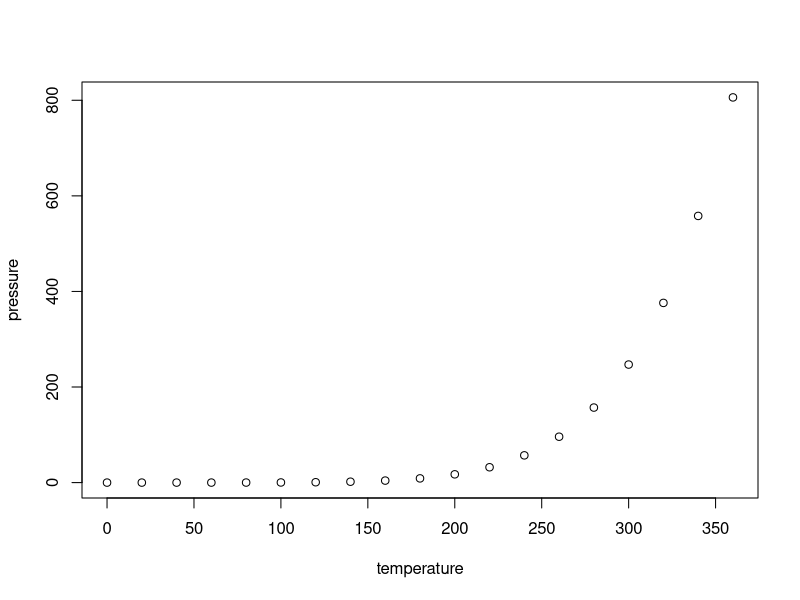
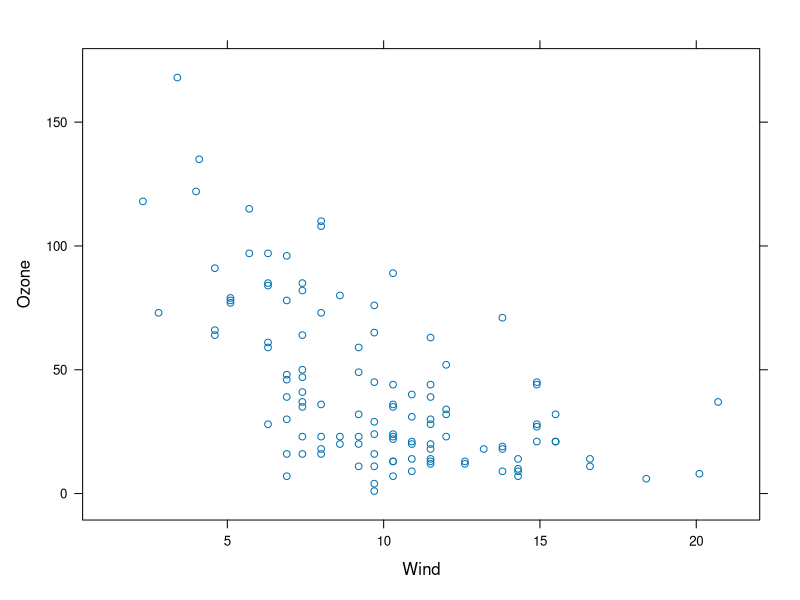
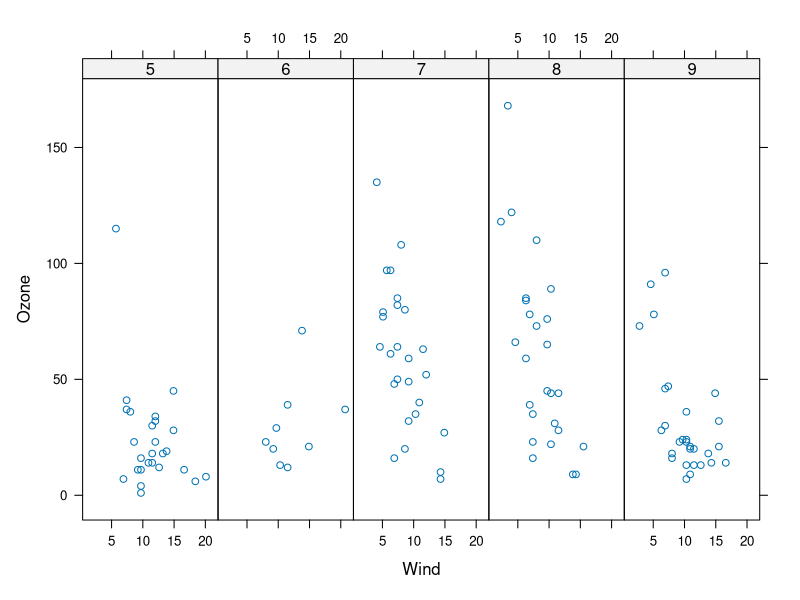
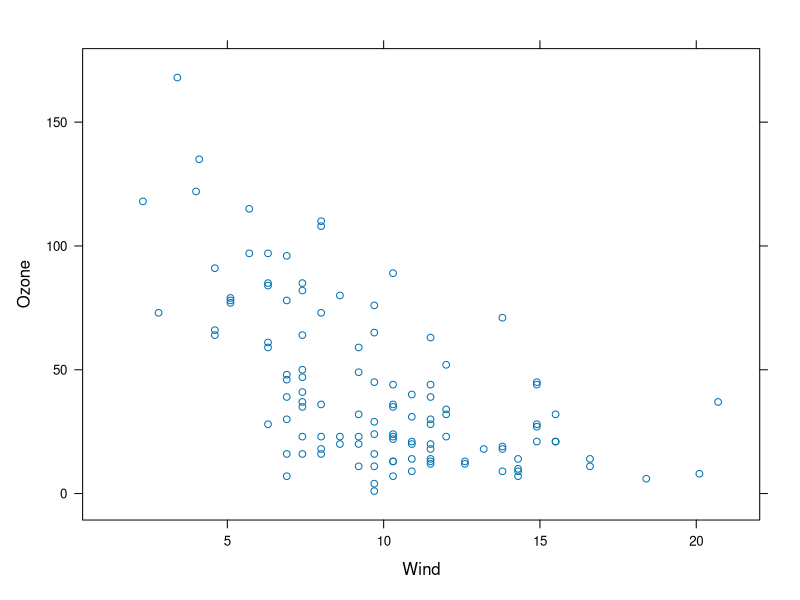
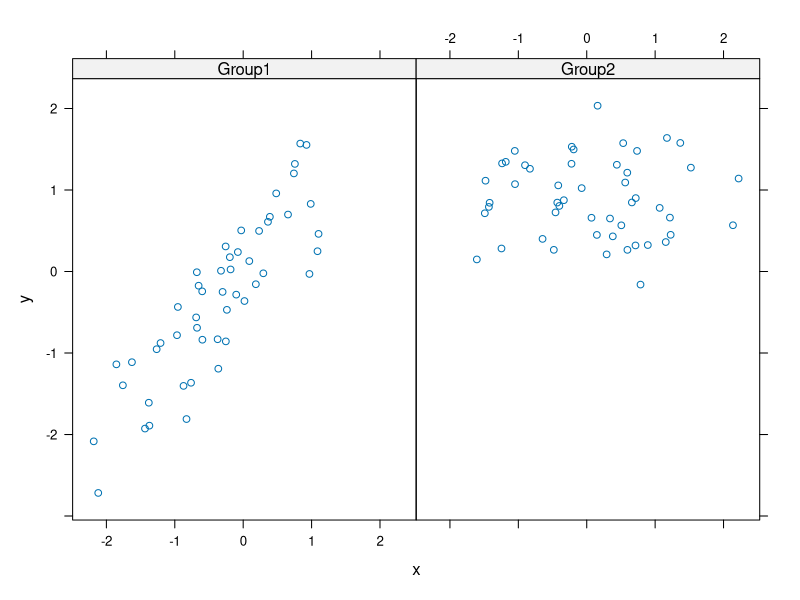
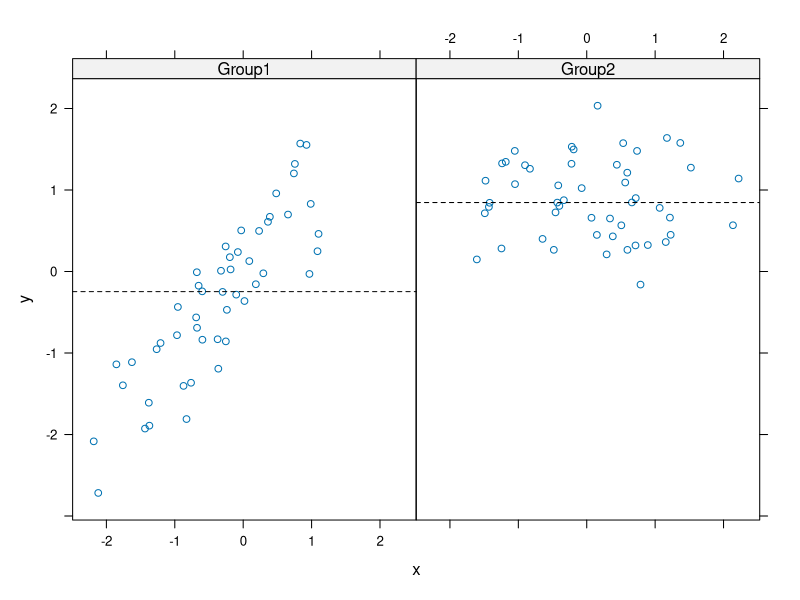
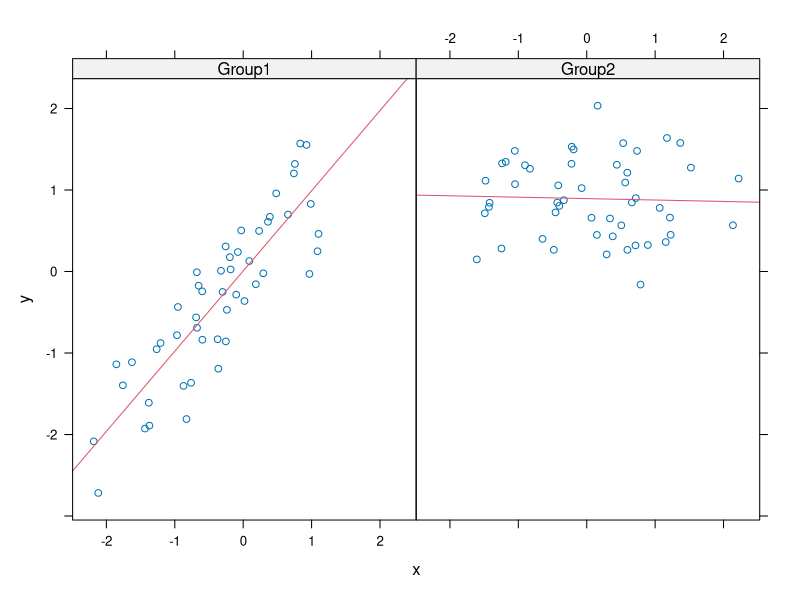
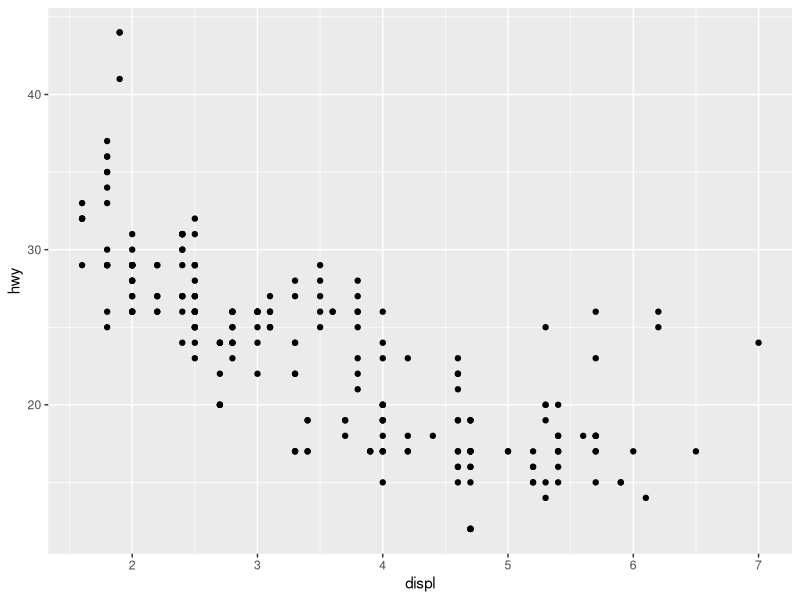

Here is the R script that generated these plots, in order: (Note: this script raises an error after producing the figures.)
## ---- chunk 1
knitr::opts_chunk$set(echo = TRUE)
## ---- chunk 2
summary(cars)
## ---- chunk 3
plot(pressure)
## ---- chunk 4
library(lattice)
library(datasets)
xyplot(Ozone ~ Wind , data = airquality)

## ---- chunk 5
airquality <- transform(airquality, Month = factor(Month))
xyplot(Ozone ~ Wind | Month, data = airquality, layout = c(5, 1))
## ---- chunk 6
p <- xyplot(Ozone ~ Wind, data = airquality)
#nothing happens
print(p)
#plot appears
## ---- chunk 7
set.seed(10)
x <- rnorm(100)
f <- rep(0:1, each = 50)
y <- x + f - f * x + rnorm(100, sd = 0.5)
f <- factor(f, labels = c("Group1", "Group2"))
xyplot(y ~ x | f, layout = c(2,1))
## ---- chunk 8
#Custom panel function
xyplot(y ~ x|f, panel = function(x, y, ...){
        panel.xyplot(x, y, ...) # First call default panel function
        panel.abline(h = median(y), lty = 2) #Add a horizontal line at the median
})
## ---- chunk 9
xyplot(y ~ x|f, panel = function(x, y, ...){
        panel.xyplot(x, y, ...) # First call default panel function
        panel.lmline(x, y, col = 2) #overlay a simple linear regression line
})
## ---- chunk 10
library(ggplot2)
## ---- chunk 11
library(ggplot2)
str(mpg)
## ---- chunk 12
qplot(displ, hwy, data = mpg)
## ---- chunk 13
qplot(displ, hwy, data = mpg, color = drv)

## ---- chunk 14
qplot(displ, hwy, data = mpg, geom = c("point", "smooth"))
## ---- chunk 15
qplot(hwy, data = mpg, fill = drv)
#plotting histograms by specifying only one variable
## ---- chunk 16
qplot(displ, hwy, data = mpg, facets = .~drv)
#if you don't want to look at the same graph with different
#colour data, you can separate the data into different facets
## ---- chunk 17
qplot(hwy, data = mpg, facets = drv ~ ., binwidth = 2)
## ---- chunk 18
xyplot(Ozone ~ Wind | as.factor(Month), data = airquality, layout = c(5, 1))
## ---- chunk 19
p <- xyplot(Ozone ~ Wind,, data = airquality)
names(p)
## ---- chunk 20
library(ggplot2)
myxlab <- "Carat"
myylab <- "Price"
mymain <- "Diamonds are Sparkly!"
xyplot(price ~ carat | color * cut, data = diamonds, strip = FALSE, pch = 20, xlab = myxlab, ylab = myylab, main = mymain)

## ---- chunk 21
xyplot(price ~ carat | color * cut, data = diamonds, pch = 20, xlab = myxlab, ylab = myylab, main = mymain)

## ---- chunk 22
showMe <- function(cv){
  myarg <- deparse(substitute(cv))
  z<- outer( 1:20,1:20, "+")
  obj<- list( x=1:20,y=1:20,z=z )
  image(obj, col=cv, main=myarg  )
}

## ---- chunk 23

cols <- brewer.pal(3, "BuGn")
pal <- colorRampPalette(cols)

image(volcano, col = pal(20))
## ---- chunk 24
qplot(displ, hwy, data = mpg, color = drv, geom = c("point", "smooth"))

## ---- chunk 25
qplot(y = hwy, data = mpg, color = drv)
## ---- chunk 26
qplot(drv, hwy, data =mpg, geom = "boxplot")
## ---- chunk 27
qplot(drv, hwy, data =mpg, geom = "boxplot", color = manufacturer)
## ---- chunk 28
qplot(hwy, data = mpg, fill = drv)
## ---- chunk 29
qplot(displ, hwy, data = mpg, geom = c("point", "smooth"), facets = .~ drv)
## ---- chunk 30
g <- ggplot(mpg, aes(displ, hwy))

g + geom_point()

g + geom_point() + geom_smooth()
#too much noise
g + geom_point() + geom_smooth(method = "lm")
#aah, better

g + geom_point() + geom_smooth(method = "lm") + facet_grid(.~ drv)

g + geom_point(color = "pink", size = 4, alpha = 1/2)



## ---- chunk 31
g + geom_point(size = 4, alpha = 1/2, aes(color = drv))
## ---- chunk 32
g + geom_point(aes(color = drv)) + labs(title = "Swirl Rules!") + labs(x = "Displacement", y = "Hwy Mileage")
## ---- chunk 33
g + geom_point(aes(color = drv), size = 2, alpha = 1/2) + geom_smooth(size = 4, linetype = 3, method = "lm", se = FALSE)
## ---- chunk 34
g + geom_point(aes(color = drv)) +theme_bw(base_family = "Times")
## ---- chunk 35
g <- ggplot(mpg, aes(x = displ, y = hwy, color = factor(year)))
g + geom_point() + facet_grid(drv ~ cyl, margins = TRUE)
## ---- chunk 36
g + geom_point() + facet_grid(drv ~ cyl, margins = TRUE) + geom_smooth(method = "lm", se = FALSE, size = 2, color = "black")
## ---- chunk 37
g + geom_point() + facet_grid(drv ~ cyl, margins = TRUE) + geom_smooth(method = "lm", se = FALSE, size = 2, color = "black") + labs(x = "Displacement", y = "Highway Mileage", title = "Swirl Rules!")
## ---- chunk 38
qplot(price, data = diamonds, binwidth = 18497/30)
## ---- chunk 39
qplot(price, data = diamonds, binwidth = 18497/30, fill = cut)
## ---- chunk 40
qplot(price, data = diamonds, geom = "density")
## ---- chunk 41
qplot(price, data = diamonds, geom = "density", color = cut)
## ---- chunk 42
qplot(carat, price, data = diamonds, color = cut) + geom_smooth(method = "lm")
## ---- chunk 43
qplot(carat, price, data = diamonds, color = cut, facets = .~ cut) + geom_smooth(method = "lm") 
## ---- chunk 44
g <- ggplot(diamonds, aes(depth, price))
g + geom_point(alpha = 1/3)

cutpoints <- quantile(diamonds$carat, seq(0, 1, length = 4), na.rm = TRUE)


## ---- chunk 45
diamonds$car2 <- cut(diamonds$carat, cutpoints)
## ---- chunk 46
g <- ggplot(diamonds, aes(depth, price))

g + geom_point(alpha = 1/3) + facet_grid(cut ~ car2)

g + geom_point(alpha = 1/3) + facet_grid(cut ~ car2) + geom_smooth(method = "lm", size = 3, color = "pink")

#boxplot
ggplot(diamonds, aes(carat, price)) + geom_boxplot() + facet_grid(.~ cut)
